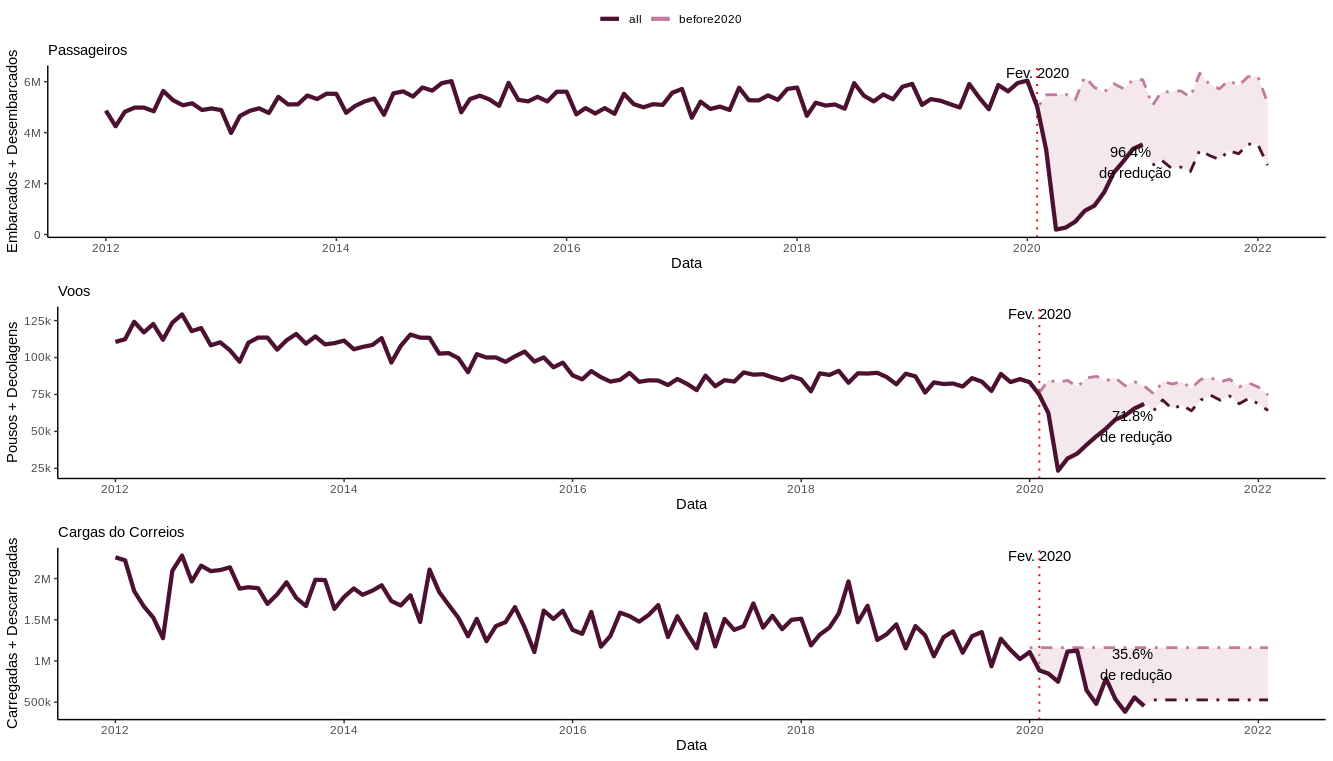

Here is the R script that generated this plot:
# Pacotes
library(tidyverse)
library(sweep)  
library(timetk)
library(forecast)
library(lubridate)
library(ggpubr)
library(gridExtra)

# Chamando funções do script Aux_functions
source("analysis/aux_functions.R")

# Ler a base
df <- read_csv("redefined/historico_aeroportos_atuais.csv")
glimpse(df)

# Gráfico exploratório
df_total <- df %>% 
  group_by(data) %>% 
  summarise_if(is.numeric, sum)

df_total %>% 
  select(data, pou_dec_no_mes, emb_desemb_no_mes, car_descar_no_mes) %>% 
  pivot_longer(
    cols = !data,
    names_to = "variavel",
    values_to = "metrica"
  ) %>% 
  ggplot2::ggplot(mapping = aes(x = data, y = metrica)) +
  geom_vline(aes(xintercept = as.Date("2020-02-01")), linetype = 2, color = "red") +
  geom_line() +
  facet_wrap(~variavel, scale = "free") + 
  theme_classic() +
  scale_y_continuous(labels = addUnits) +
  labs(x = "Data", y = "Valor")

# Modelo de predição (todos os dados, dados antes de 2020)
df_before_2020 <- df_total %>% 
  filter(year(data) < 2020)

forecast_before <- df_before_2020 %>% 
  select(data, emb_desemb_no_mes) %>% 
  timetk::tk_ts(start = c(2012, 1), frequency = 12) %>% 
  ets() %>% 
  forecast(h = 26) %>% 
  sw_sweep(fitted = FALSE) %>% 
  mutate(model = "before2020") %>% 
  filter(key == "forecast")

forecast_all <- df_total %>% 
  select(data, emb_desemb_no_mes) %>% 
  timetk::tk_ts(start = c(2012, 1), frequency = 12) %>% 
  ets() %>% 
  forecast(h = 13) %>% 
  sw_sweep(fitted = FALSE) %>% 
  mutate(model = "all")

forecast_data <- bind_rows(forecast_all, forecast_before) %>% 
  select(-contains("."))  %>% 
  mutate(data = as.Date(as.POSIXct(index))) 

ribbon_data <- forecast_data %>% 
  select(model, data, emb_desemb_no_mes) %>% 
  pivot_wider(
    names_from = model,
    values_from = emb_desemb_no_mes
  ) %>% 
  mutate(perc = round(100*(before2020-all)/before2020), 8) %>% 
  drop_na()

text_data <- ribbon_data %>% 
  filter(month(data) < 07 & perc > 0 & month(data) > 02) %>% 
  slice_max(order_by = perc) %>% 
  mutate(
    pos_y = (all + before2020) / 2,
    perc = str_c(perc, "% \n de redução")
    )

ggplot(mapping = aes(x = data)) +
  geom_ribbon(data = ribbon_data, aes(ymin = all, ymax = before2020), alpha = 0.5, fill = "#ead1dcff") +
  geom_line(
    data = filter(forecast_data, key == "forecast"),
    aes_string(y = var_name, color = "model"),
    size = 1, linetype = 4
    ) +
  geom_line(
    aes_string(y = var_name, color = "model"),
    data = filter(forecast_data, key == "actual"), size = 1.5
    ) +
  geom_text(data = text_data, aes(x = as.Date("2020-12-01"), y = pos_y, label = perc)) +
  scale_color_manual(values = c("#4c1130", "#c27ba0")) +
  theme_classic() +
  scale_y_continuous(labels = addUnits) +
  labs(x = "Data", y = "Embarques + Desembarques", title = "Redução na movimentação de passageiros nos aeroportos \nna crise do COVID-19", 
       subtitle = "Aeroportos da Infraero, Janeiro de 2012 a Julho de 2020")
  

## Usando funções generalizadas para repetir o mesmo processamento para todas as variáveis

# Chamando funções do script de generalização do codigo
source("analysis/pergunta1_generalizacao.R")

# Criando data.frame com o nome das variáveis a serem plotadas
nome_vars <- tibble(
  nome = c("emb_desemb_no_mes", "pou_dec_no_mes",  "car_descar_no_mes"),
  subtitle = c("Passageiros", "Voos", "Cargas do Correios"),
  label_eixoy = c( "Embarcados + Desembarcados","Pousos + Decolagens", "Carregadas + Descarregadas")
                    )
# Rodando script de predição e de plotagem dos gráficos para as variáveis em nome_vars
list_plots <- map(
  nome_vars$nome, 
  function(x) {
    current_variable <- nome_vars %>% filter(nome == x)  
    metrics <- forecast_calculate(df, x)
    draw_linechart(
      metrics$forecast_data, metrics$ribbon_data, 
      metrics$text_data, y = current_variable$label_eixoy,
      subtitle = current_variable$subtitle,
      color = ""
      )
  }
)


# Juntando todos os gráficos
ggarrange(plotlist = list_plots, ncol = 1, common.legend = TRUE, legend="top")               
               

               
